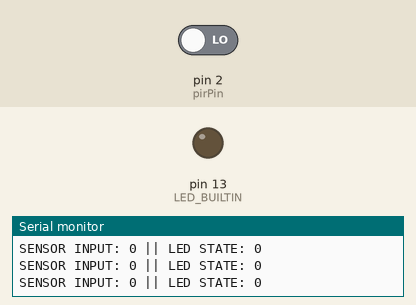
Recording of a sketch running on a simulated Arduino Uno, built with avr-gcc and run on an emulated ATmega328P. On the bench: output pins drawn as LEDs (lit = HIGH), the last lines printed to the serial monitor. The inputs (shaded band) are chosen by the test bench; at power-on: pin 2 (pirPin) LOW.

Above: at 2.8 s.
2.9 s: pin 2 (pirPin) driven HIGH
At 3.7 s:
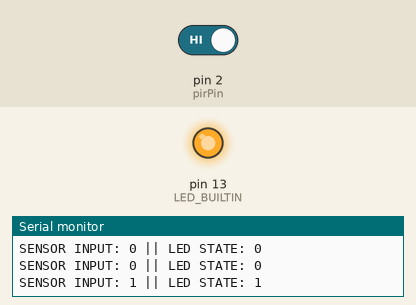
4.5 s: pin 2 (pirPin) driven LOW
At 5.3 s:
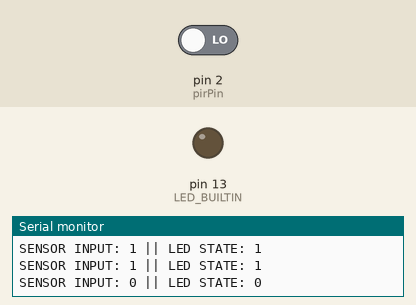
Timing chart, 0 to 7.5 s (numbered marks = the images above; inputs shaded):
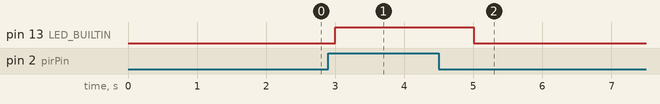

Measured:
- after the input at 2.9 s, pin 13 (LED_BUILTIN): LOW → HIGH after 0.10 s
- after the input at 4.5 s, pin 13 (LED_BUILTIN): HIGH → LOW after 0.50 s

The sketch:

Task1.1P.ino
```cpp
// C++ code

int pirPin = 2;                 // PIR Out pin
int pirStat = 0;                // PIR status
int ledState = LOW;             // BuiltIn LED state

void setup()
{
  pinMode(LED_BUILTIN, OUTPUT);
  pinMode(pirPin, INPUT_PULLUP);
  Serial.begin(9600);
}

void loop()
{
  //read input of PIR
  pirStat = digitalRead(pirPin);

  //If PIR detected motion, LED is lit. Else if PIR does not detect motion, LED is OFF.
  if (pirStat == 1) {
    ledState = HIGH;
    digitalWrite(LED_BUILTIN, ledState);
  }
  else {
    ledState = LOW;
    digitalWrite(LED_BUILTIN, ledState);
  }

  //print sensor and led state to serial monitor
  Serial.println("SENSOR INPUT: "+ String(pirStat) +
                 " || LED STATE: " + String(ledState));

  // Wait for 1000 millisecond(s)
  delay(1000);
}
```
